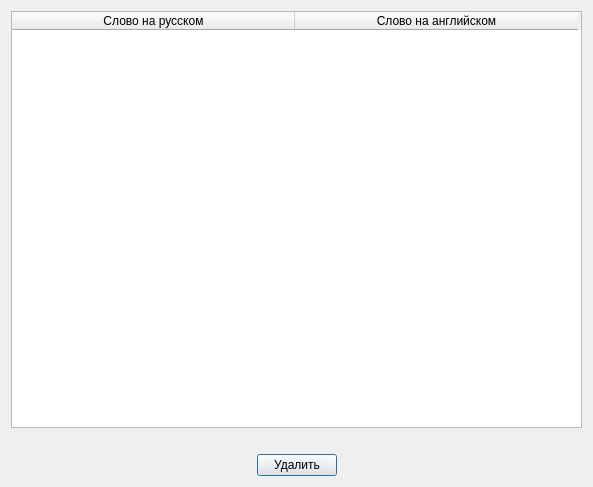
<?xml version="1.0" encoding="UTF-8"?>
<ui version="4.0">
 <class>Dialog</class>
 <widget class="QDialog" name="Dialog">
  <property name="geometry">
   <rect>
    <x>0</x>
    <y>0</y>
    <width>593</width>
    <height>487</height>
   </rect>
  </property>
  <property name="windowTitle">
   <string>deleting word</string>
  </property>
  <layout class="QVBoxLayout" name="verticalLayout_2">
   <item>
    <layout class="QVBoxLayout" name="verticalLayout">
     <item>
      <widget class="QTableWidget" name="tableWidget">
       <property name="editTriggers">
        <set>QAbstractItemView::NoEditTriggers</set>
       </property>
       <property name="selectionBehavior">
        <enum>QAbstractItemView::SelectRows</enum>
       </property>
       <property name="rowCount">
        <number>0</number>
       </property>
       <property name="columnCount">
        <number>2</number>
       </property>
       <attribute name="horizontalHeaderCascadingSectionResizes">
        <bool>false</bool>
       </attribute>
       <attribute name="horizontalHeaderDefaultSectionSize">
        <number>283</number>
       </attribute>
       <attribute name="horizontalHeaderShowSortIndicator" stdset="0">
        <bool>false</bool>
       </attribute>
       <attribute name="horizontalHeaderStretchLastSection">
        <bool>false</bool>
       </attribute>
       <attribute name="verticalHeaderDefaultSectionSize">
        <number>30</number>
       </attribute>
       <column>
        <property name="text">
         <string>Слово на русском</string>
        </property>
       </column>
       <column>
        <property name="text">
         <string>Слово на английском</string>
        </property>
       </column>
      </widget>
     </item>
     <item>
      <widget class="QLabel" name="error">
       <property name="text">
        <string/>
       </property>
      </widget>
     </item>
     <item>
      <layout class="QHBoxLayout" name="horizontalLayout">
       <item>
        <spacer name="horizontalSpacer">
         <property name="orientation">
          <enum>Qt::Horizontal</enum>
         </property>
         <property name="sizeHint" stdset="0">
          <size>
           <width>40</width>
           <height>20</height>
          </size>
         </property>
        </spacer>
       </item>
       <item>
        <widget class="QPushButton" name="pushButton">
         <property name="text">
          <string>Удалить</string>
         </property>
        </widget>
       </item>
       <item>
        <spacer name="horizontalSpacer_2">
         <property name="orientation">
          <enum>Qt::Horizontal</enum>
         </property>
         <property name="sizeHint" stdset="0">
          <size>
           <width>40</width>
           <height>20</height>
          </size>
         </property>
        </spacer>
       </item>
      </layout>
     </item>
    </layout>
   </item>
  </layout>
 </widget>
 <resources/>
 <connections/>
</ui>
